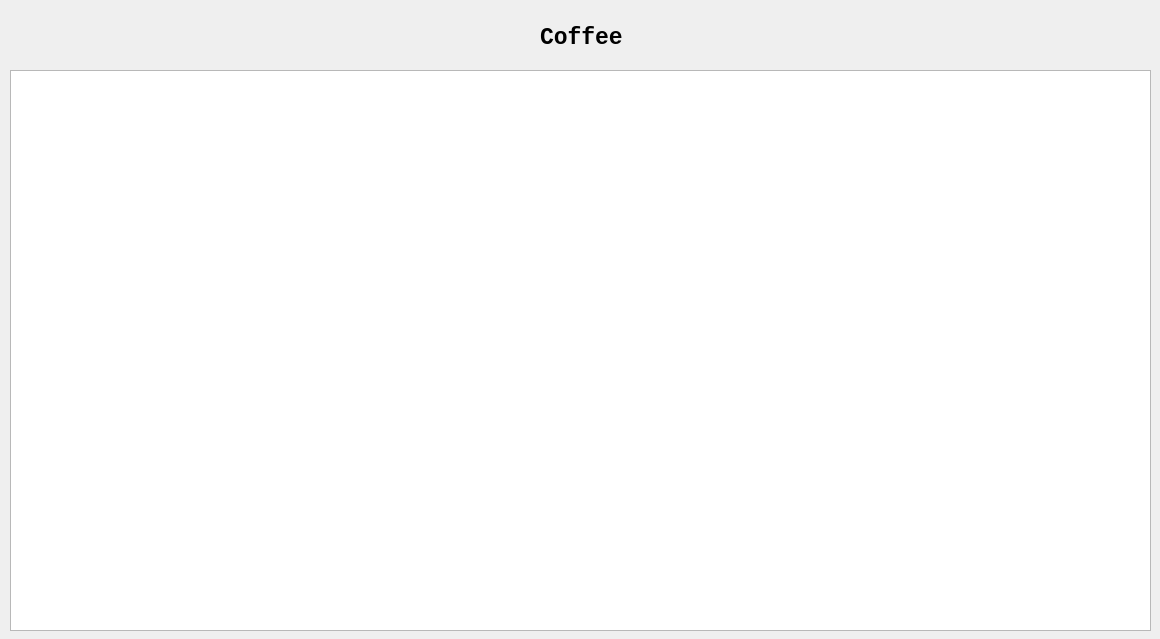
<?xml version="1.0" encoding="UTF-8"?>
<ui version="4.0">
 <class>MainWindow</class>
 <widget class="QMainWindow" name="MainWindow">
  <property name="geometry">
   <rect>
    <x>0</x>
    <y>0</y>
    <width>1160</width>
    <height>639</height>
   </rect>
  </property>
  <property name="windowTitle">
   <string>Эспрессо</string>
  </property>
  <widget class="QWidget" name="centralwidget">
   <widget class="QTableWidget" name="tableWidget">
    <property name="geometry">
     <rect>
      <x>10</x>
      <y>70</y>
      <width>1141</width>
      <height>561</height>
     </rect>
    </property>
   </widget>
   <widget class="QLabel" name="label">
    <property name="geometry">
     <rect>
      <x>540</x>
      <y>7</y>
      <width>241</width>
      <height>60</height>
     </rect>
    </property>
    <property name="font">
     <font>
      <family>Monospace</family>
      <pointsize>17</pointsize>
      <weight>75</weight>
      <bold>true</bold>
     </font>
    </property>
    <property name="text">
     <string>Coffee</string>
    </property>
   </widget>
  </widget>
 </widget>
 <resources/>
 <connections/>
</ui>
